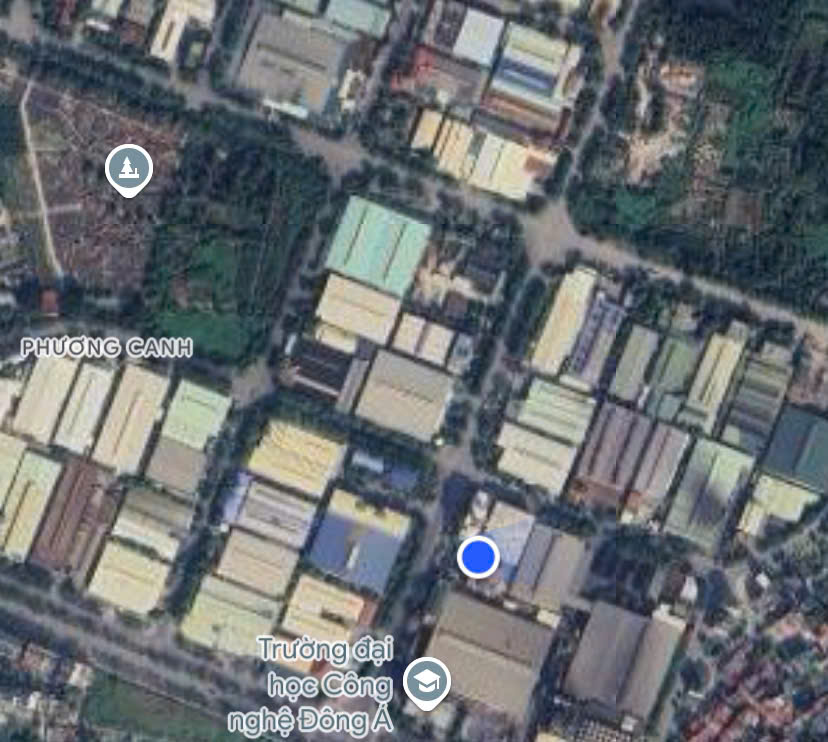
#> input picture vetinh.jpg, 828 x 742 px
$ python main.py   (older library calls are emulated)
#> lines starting #> are read from the running program, lines starting #| are printed output that depends on the picture
import cv2
import numpy as np
import matplotlib.pyplot as plt

# Đọc ảnh vệ tinh đầu vào
image = cv2.imread("vetinh.jpg")
#> image is the input picture: shape (742, 828, 3); mean B, G, R 113.4, 110.1, 105.5

# Chuyển ảnh sang xám
gray_image = cv2.cvtColor(image, cv2.COLOR_BGR2GRAY)
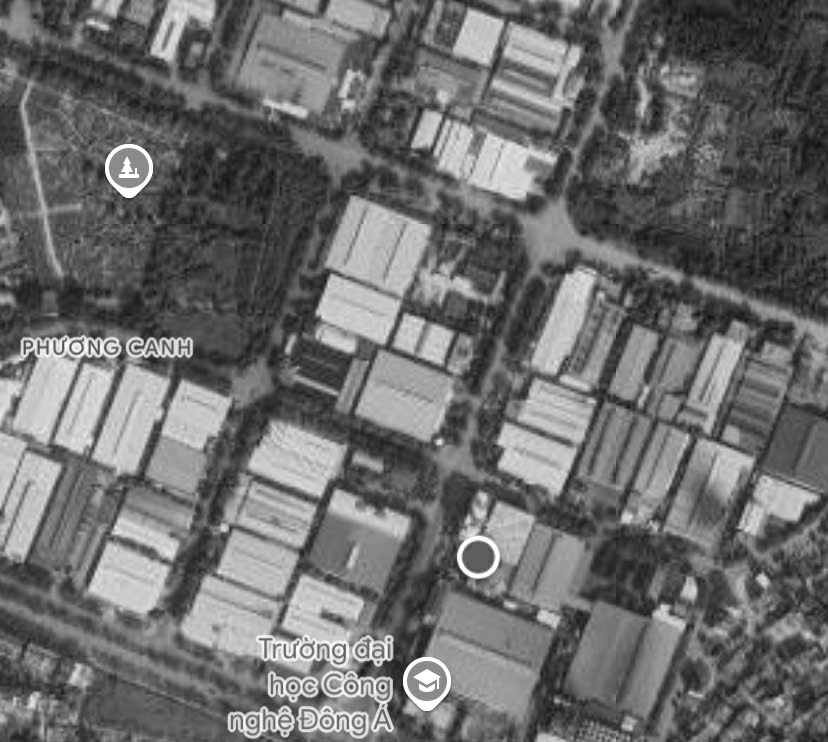
#> gray_image: shape (742, 828); min 12, max 255, mean 109.1

# Áp dụng bộ lọc Gaussian để làm mượt ảnh, giảm nhiễu
blurred_image = cv2.GaussianBlur(gray_image, (5, 5), 0)

# 1. Toán tử Sobel
sobel_x = cv2.Sobel(blurred_image, cv2.CV_64F, 1, 0, ksize=3)
sobel_y = cv2.Sobel(blurred_image, cv2.CV_64F, 0, 1, ksize=3)
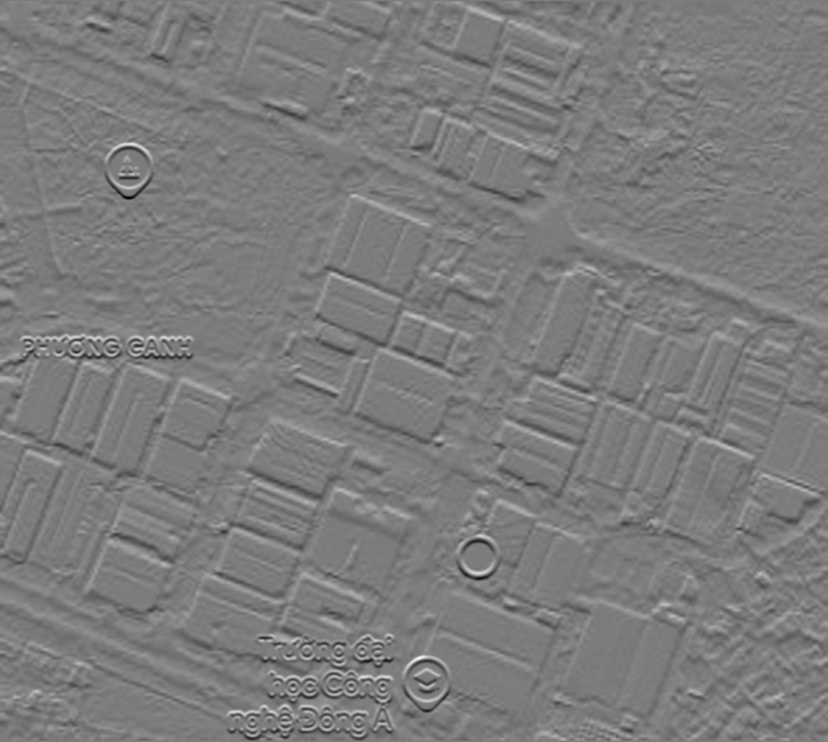
#> sobel_y: shape (742, 828) float64; min -494, max 517, mean -0.1; drawn with min black and max white
sobel = cv2.magnitude(sobel_x, sobel_y)  # Tính độ lớn gradient tổng hợp
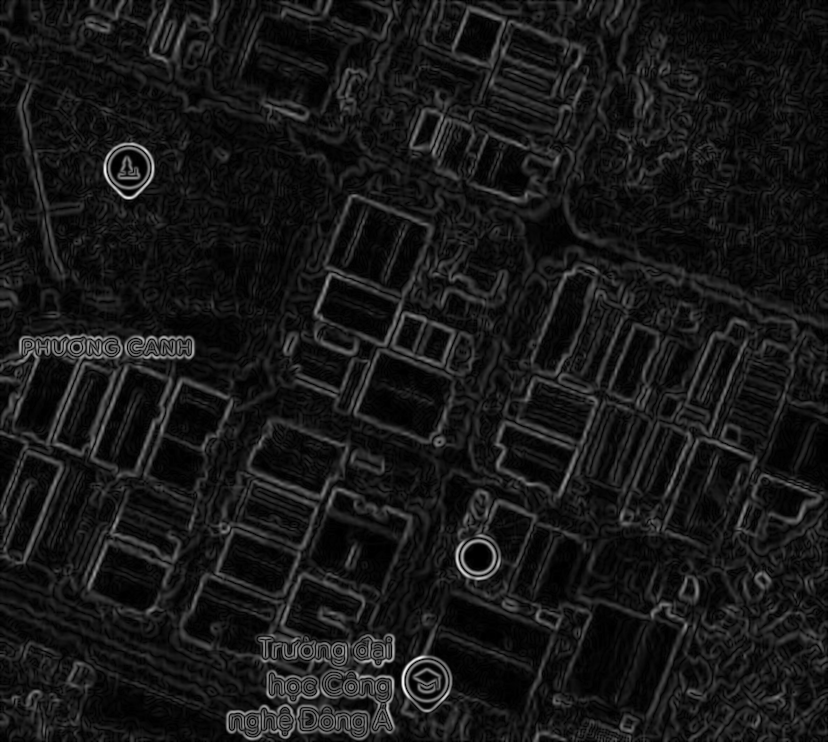
#> sobel: shape (742, 828) float64; min 0, max 559.6, mean 52.6; drawn with min black and max white

# 2. Toán tử Prewitt (bằng cách sử dụng kernel của Prewitt)
kernel_prewitt_x = np.array([[1, 0, -1], [1, 0, -1], [1, 0, -1]])
kernel_prewitt_y = np.array([[1, 1, 1], [0, 0, 0], [-1, -1, -1]])
prewitt_x = cv2.filter2D(blurred_image, cv2.CV_32F, kernel_prewitt_x)  # Đảm bảo CV_32F
prewitt_y = cv2.filter2D(blurred_image, cv2.CV_32F, kernel_prewitt_y)  # Đảm bảo CV_32F

# Tính toán độ lớn Prewitt
prewitt = cv2.magnitude(prewitt_x, prewitt_y)


# 3. Toán tử Roberts
kernel_roberts_x = np.array([[1, 0], [0, -1]])
kernel_roberts_y = np.array([[0, 1], [-1, 0]])
roberts_x = cv2.filter2D(blurred_image, cv2.CV_32F, kernel_roberts_x)  # Đảm bảo CV_32F
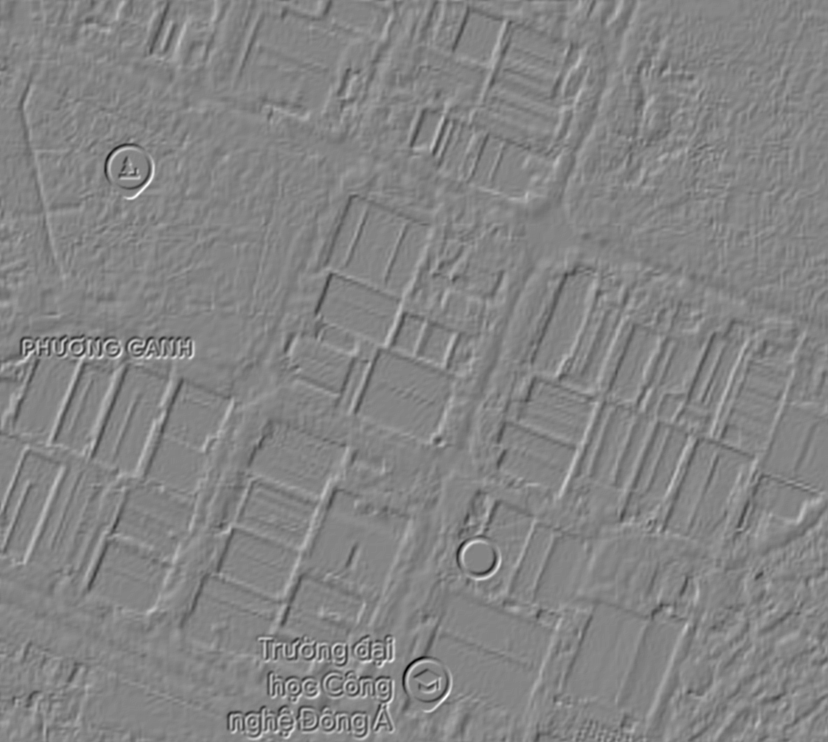
#> roberts_x: shape (742, 828) float32; min -101, max 93, mean 0; drawn with min black and max white
roberts_y = cv2.filter2D(blurred_image, cv2.CV_32F, kernel_roberts_y)  # Đảm bảo CV_32F
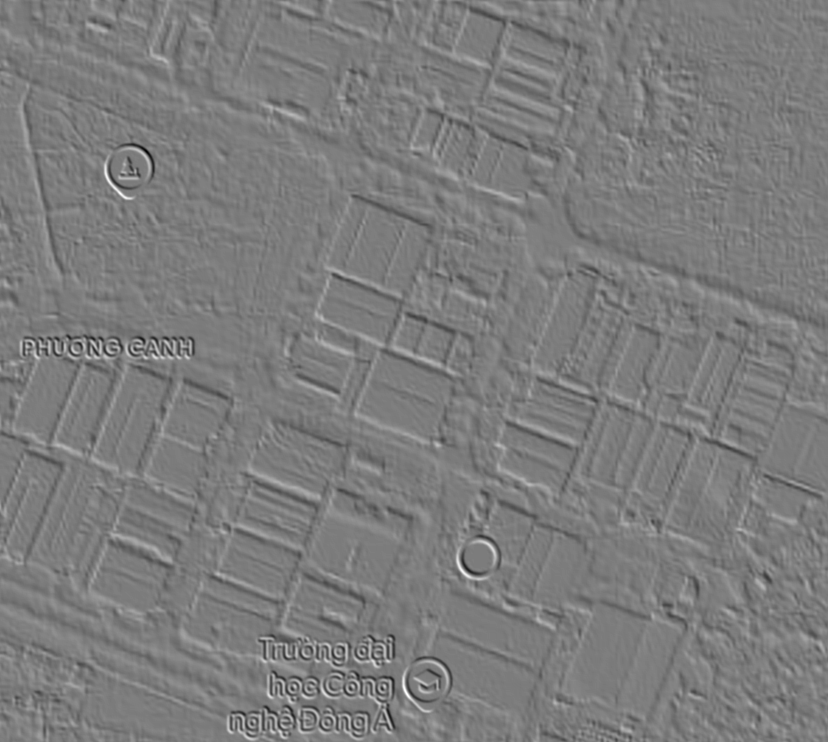
#> roberts_y: shape (742, 828) float32; min -93, max 97, mean 0; drawn with min black and max white

# Tính toán độ lớn Roberts
roberts = cv2.magnitude(roberts_x, roberts_y)
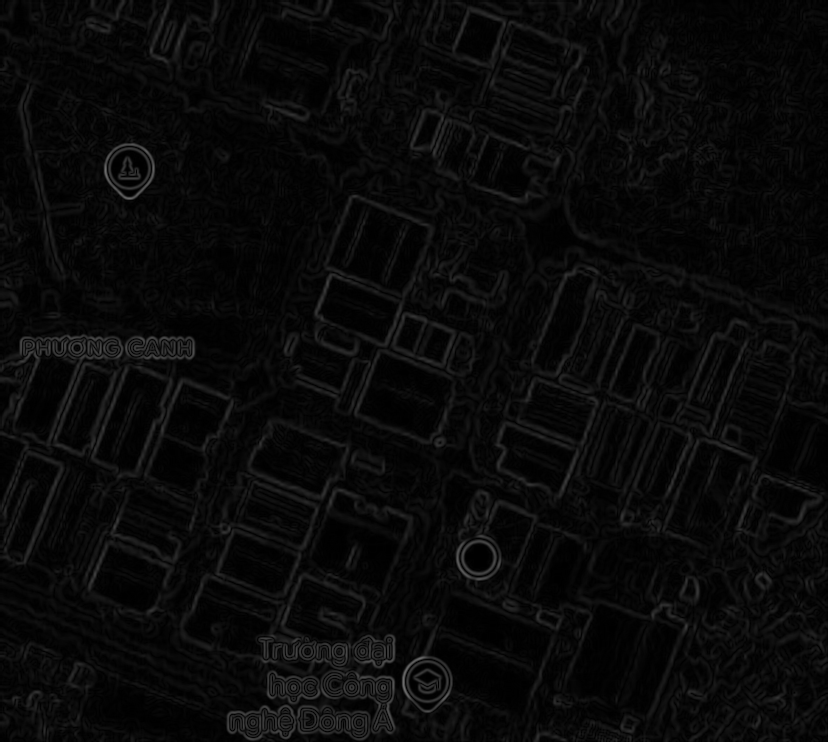
#> roberts: shape (742, 828) float32; min 0, max 110.3, mean 9.7


# 4. Phát hiện biên Canny
canny = cv2.Canny(blurred_image, 100, 200)
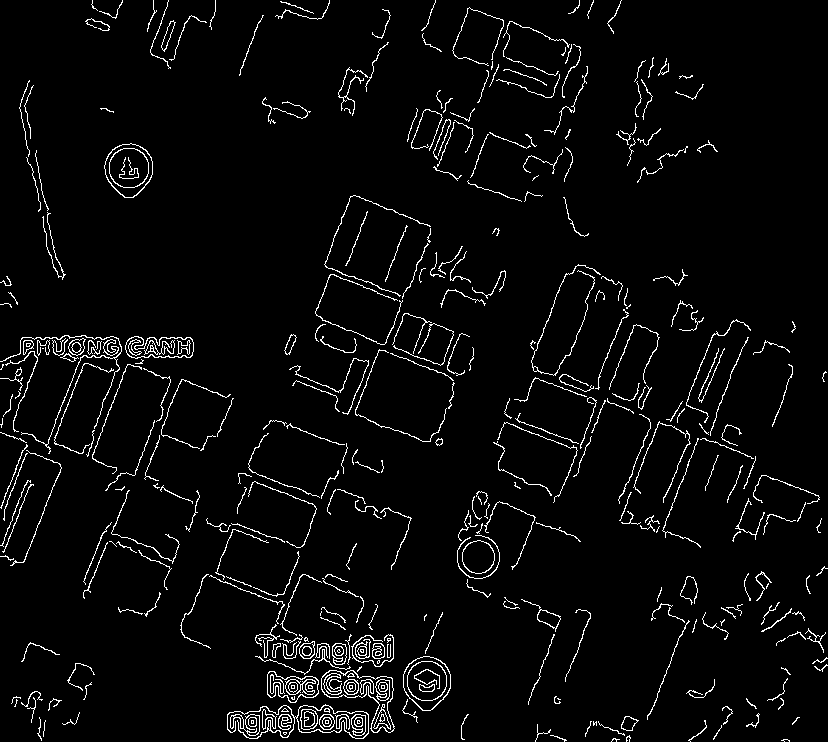
#> canny: shape (742, 828); 3.9% white in thin lines or dots

# Hiển thị kết quả
plt.figure(figsize=(10, 8))

plt.subplot(231), plt.imshow(gray_image, cmap='gray'), plt.title('Ảnh gốc')
plt.subplot(232), plt.imshow(sobel, cmap='gray'), plt.title('Sobel')
plt.subplot(233), plt.imshow(prewitt, cmap='gray'), plt.title('Prewitt')
plt.subplot(234), plt.imshow(roberts, cmap='gray'), plt.title('Roberts')
plt.subplot(235), plt.imshow(canny, cmap='gray'), plt.title('Canny')

plt.tight_layout()
plt.show()
